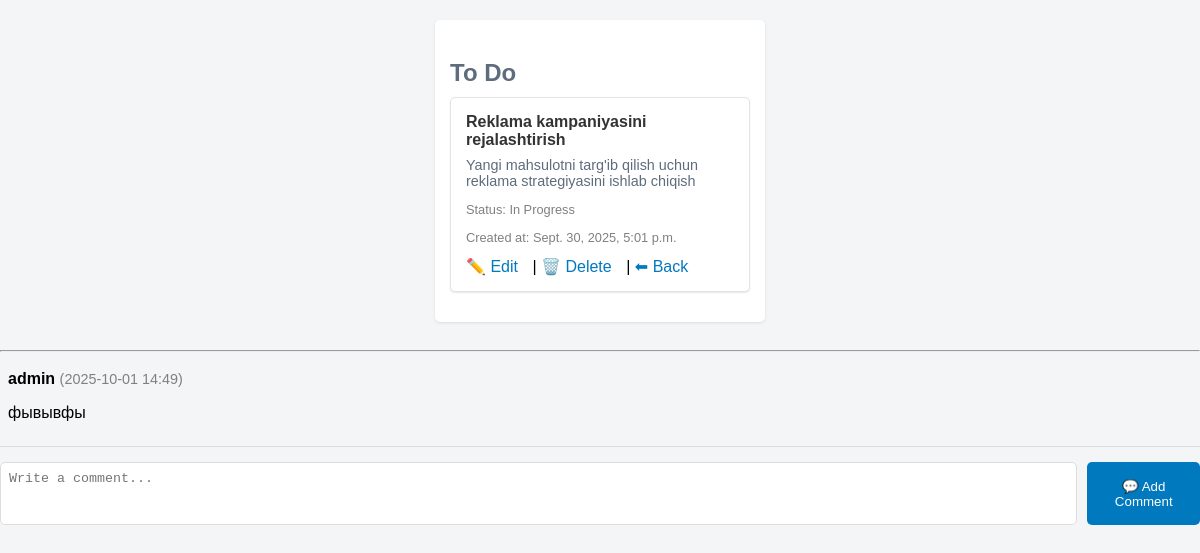
Page /detail/5/ on the committed database.
### task_app/models.py (models this page shows, shortened)
class Task(models.Model):
    title = models.CharField(max_length=255)
    desc = models.TextField(blank=True, null=True)  # Make desc optional
    position = models.PositiveIntegerField(default=1)
    created_at = models.DateTimeField(auto_now_add=True)
    STATUS_CHOICES = [
        ('todo', 'To Do'),
        ('progress', 'In Progress'),
        ('done', 'Done')
    ]
    status = models.CharField(
        max_length=10,  # 'todo', 'progress', or 'done' will fit here
        choices=STATUS_CHOICES,
        default='todo'
    )
    PRIORITY_CHOICES = [
        ('low', 'Low'),
        ('medium', 'Medium'),
        ('high', 'High')
    ]
    priority = models.CharField(
        max_length=6,  # 'Low', 'Medium', or 'High' will fit here
        choices=PRIORITY_CHOICES,
        default='low'  # Default to 'Medium'
    )
    tags = models.ManyToManyField('Tag', blank=True)
    owner = models.ForeignKey(User, on_delete=models.CASCADE)
    assignee = models.ForeignKey(
        User,
        related_name='assigned_tasks',
        on_delete=models.SET_NULL,
        null=True,
        blank=True
    )
    class Meta:
        ordering = ['created_at']  # Optionally, you can order by creation date

class Comment(models.Model):
    task = models.ForeignKey(
        Task, related_name="comments", on_delete=models.CASCADE)
    author = models.ForeignKey(User, on_delete=models.CASCADE)
    text = models.TextField()
    created_at = models.DateTimeField(auto_now_add=True)
    class Meta:
        ordering = ["-created_at"]

### task_app/views.py (the view)
# urls.py: path('detail/<int:task_id>/', task_detail, name='task_detail'),
def task_detail(request, task_id):
    task = Task.objects.get(id=task_id)
    return render(request, 'task_detail.html', {'task': task, 'comments': task.comments.all()})

### task_app/templates/task_detail.html (shortened to what this page needs)
<!DOCTYPE html>
<html lang="en">
<head>
</head>
<body>
    <div class="board-container">
        <div class="column">
            <h3>To Do</h3>
            <div class="task-card" id="task-{{ task.id }}">
                <div class="task-title">{{ task.title }}</div>
                <div class="task-desc">{{ task.desc }}</div>
                <div class="task-meta">
                    <p>Status: {{ task.get_status_display }}</p>
                    <p>Created at: {{ task.created_at }}</p>
                </div>
                <div class="task-actions">
                    <a href="{% url 'task_edit' task.id %}">✏️ Edit</a> |
                    <a href="{% url 'task_delete' task.id %}">🗑️ Delete</a> |
                    <a href="{% url 'task_list_or_create' %}">⬅ Back</a>
                </div>
            </div>
        </div>
    </div>
    <hr>
    <div id="comments">
        {% for comment in comments %}
        <div class="comment-box" id="comment-{{ comment.id }}">
            <span class="comment-author">{{ comment.author.username }}</span>
            <span class="comment-date">({{ comment.created_at|date:"Y-m-d H:i" }})</span>
            <p>{{ comment.text }}</p>
        </div>
        {% endfor %}
    </div>
    <div class="add-comment-box">
        <textarea id="comment-text" rows="3" placeholder="Write a comment..."></textarea>
        <button onclick="addComment()">💬 Add Comment</button>
    </div>
</body>
</html>

### task_app/templates/task_detail.html (style rules this page uses)
body { font-family: Arial, sans-serif; margin: 0; padding: 0; background-color: #f4f5f7; }
.board-container { display: flex; justify-content: space-around; padding: 20px; gap: 20px; }
.column { width: 300px; background-color: #ffffff; padding: 15px; border-radius: 5px; box-shadow: 0 1px 3px rgba(0, 0, 0, 0.1); }
.column h3 { font-size: 1.5em; margin-bottom: 10px; color: #5e6c7e; }
.task-card { background-color: #ffffff; border: 1px solid #e1e4e8; border-radius: 5px; padding: 15px; margin-bottom: 15px; box-shadow: 0 1px 2px rgba(0, 0, 0, 0.1); cursor: pointer; transition: transform 0.2s ease; }
.task-title { font-weight: bold; color: #333; margin-bottom: 8px; }
.task-desc { font-size: 0.9em; color: #5e6c7e; margin-bottom: 10px; }
.task-meta { font-size: 0.8em; color: gray; }
.task-actions a { text-decoration: none; margin-right: 10px; color: #0079bf; }
.comment-box { margin: 10px 0; padding: 8px; border-bottom: 1px solid #ddd; }
.comment-author { font-weight: bold; }
.comment-date { color: gray; font-size: 0.9em; }
.add-comment-box { margin-top: 15px; display: flex; gap: 10px; }
.add-comment-box textarea { width: 100%; padding: 8px; border-radius: 5px; border: 1px solid #ddd; resize: none; }
.add-comment-box button { background-color: #0079bf; color: white; border: none; padding: 10px; border-radius: 5px; cursor: pointer; transition: background-color 0.2s; }

### rows in the picture
Task: title "Reklama kampaniyasini rejalashtirish", desc "Yangi mahsulotni targ'ib qilish uchun reklama strategiyasini ishlab chiqish", status "In Progress", created_at "Sept. 30, 2025, 5:01 p.m."
Comment: author.username "admin", created_at "2025-10-01 14:49", text "фывывфы"
